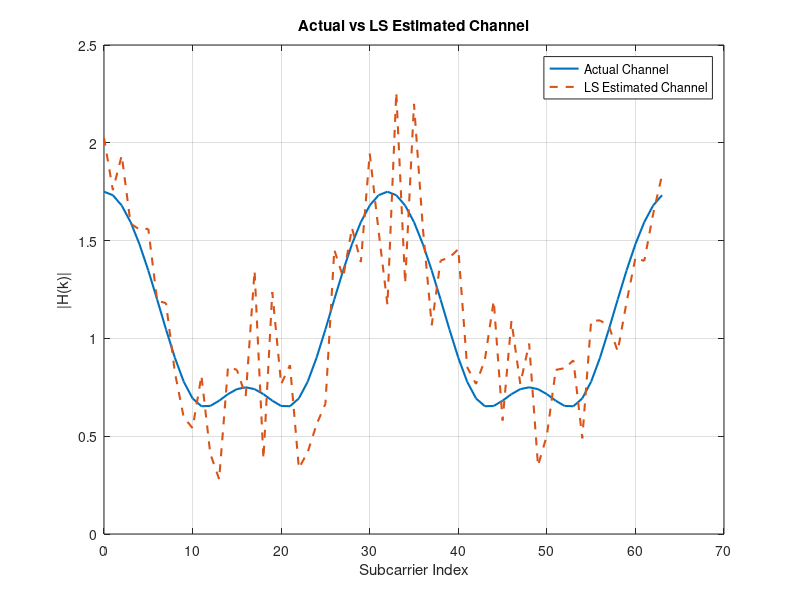
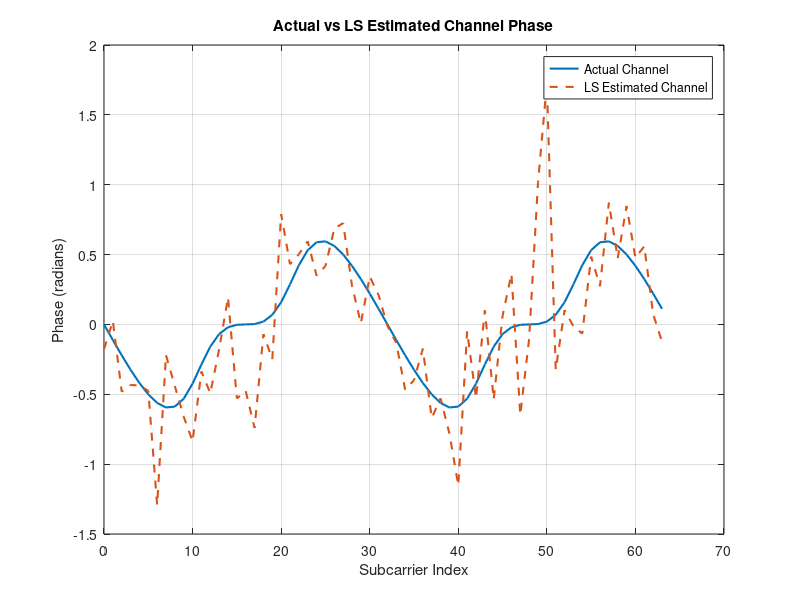
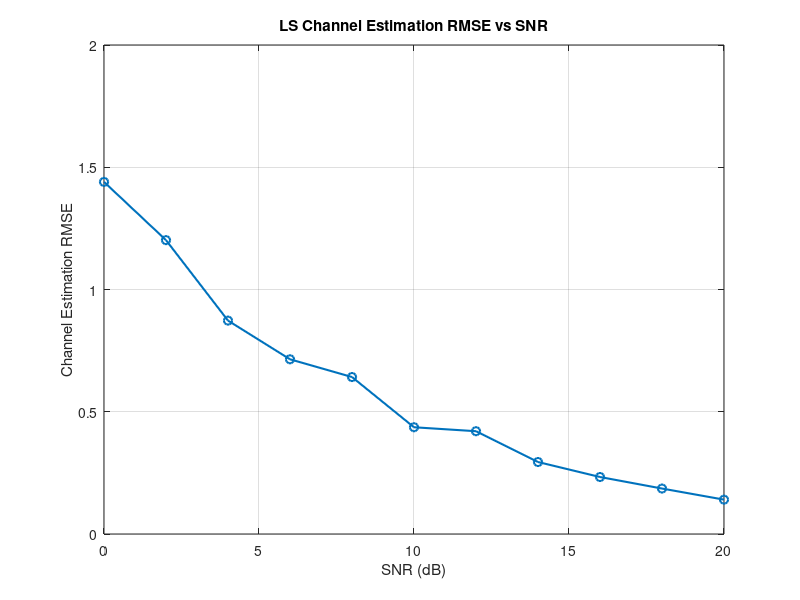
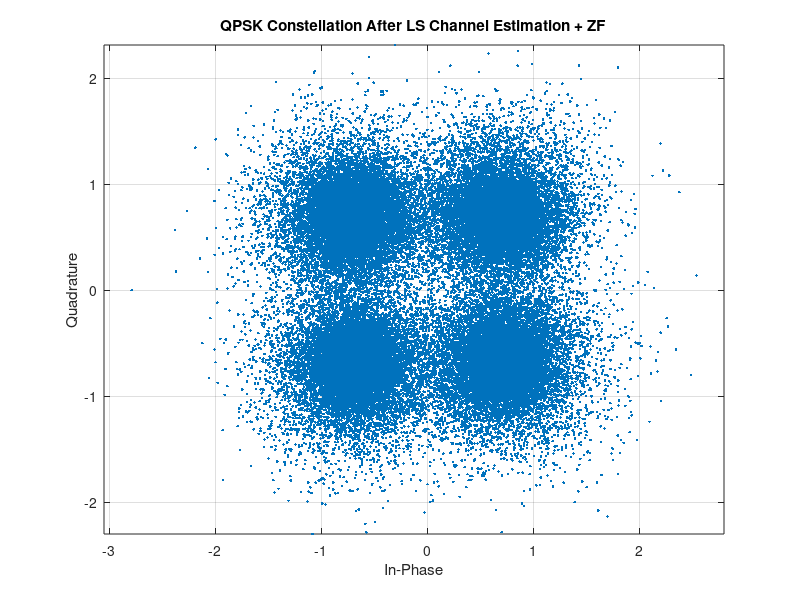

These charts were generated, in order, by the following MATLAB code:
%% STEP 17 - ADVANCED CHANNEL ESTIMATION
% LS Channel Estimation using OFDM Pilot

clear;
clc;
close all;

%% Step 17.1 - System Parameters

Nfft = 64;
cpLength = 16;

M = 4;
bitsPerSymbol = log2(M);

snrTest = 10;
pathDelays = [0 2 4];
pathGains  = [1.00 0.50 0.25];

fprintf('\n============================================\n');
fprintf('       STEP 17: ADVANCED CHANNEL ESTIMATION\n');
fprintf('============================================\n');

fprintf('FFT Size              : %d\n', Nfft);
fprintf('Cyclic Prefix         : %d samples\n', cpLength);
fprintf('Modulation            : QPSK\n');
fprintf('Test SNR              : %d dB\n', snrTest);

%% Step 17.2 - Generate Pilot Symbols

pilotSymbolIndices = (0:Nfft-1).';

pilotSymbols = pskmod( ...
    mod(pilotSymbolIndices,M), ...
    M, ...
    pi/4);

fprintf('\nPilot symbols generated: %d\n', length(pilotSymbols));

%% Step 17.3 - OFDM Pilot Generation

pilotIFFT = ifft(pilotSymbols,Nfft);

pilotWithCP = [
    pilotIFFT(end-cpLength+1:end);
    pilotIFFT
];

fprintf('Pilot OFDM samples     : %d\n', length(pilotWithCP));

%% Step 17.4 - Multipath Channel

channelImpulseResponse = zeros(max(pathDelays)+1,1);

for p = 1:length(pathDelays)

    channelImpulseResponse(pathDelays(p)+1) = ...
        pathGains(p);

end

channelFrequencyResponse = ...
    fft(channelImpulseResponse,Nfft);

fprintf('\nChannel Path Delays     : ');
fprintf('%d ',pathDelays);
fprintf('samples\n');

fprintf('Channel Path Gains      : ');
fprintf('%.2f ',pathGains);
fprintf('\n');

%% Step 17.5 - Pass Pilot Through Channel

rxPilotMultipath = ...
    filter(channelImpulseResponse,1,pilotWithCP);

rxPilotNoisy = ...
    awgn(rxPilotMultipath,snrTest,'measured');

%% Step 17.6 - Remove Cyclic Prefix

rxPilotNoCP = ...
    rxPilotNoisy(cpLength+1:end);

%% Step 17.7 - FFT of Received Pilot

receivedPilotFrequency = ...
    fft(rxPilotNoCP,Nfft);

%% Step 17.8 - LS Channel Estimation

estimatedChannelLS = ...
    receivedPilotFrequency ./ pilotSymbols;

fprintf('\n===== LS CHANNEL ESTIMATION =====\n');

fprintf('Estimation Method      : Least Squares (LS)\n');
fprintf('Received Pilot Size    : %d\n', ...
    length(receivedPilotFrequency));

fprintf('Estimated Channel Size : %d\n', ...
    length(estimatedChannelLS));

%% Step 17.9 - Channel Estimation Error

channelEstimationError = ...
    estimatedChannelLS - channelFrequencyResponse;

rmseChannel = sqrt( ...
    mean(abs(channelEstimationError).^2));

fprintf('\nChannel Estimation RMSE : %.6f\n', ...
    rmseChannel);

%% Step 17.10 - Plot Actual vs Estimated Channel

figure;

plot( ...
    0:Nfft-1, ...
    abs(channelFrequencyResponse), ...
    'LineWidth',1.5);

hold on;

plot( ...
    0:Nfft-1, ...
    abs(estimatedChannelLS), ...
    '--', ...
    'LineWidth',1.5);

grid on;

xlabel('Subcarrier Index');
ylabel('|H(k)|');

title('Actual vs LS Estimated Channel');

legend( ...
    'Actual Channel', ...
    'LS Estimated Channel');

%% Step 17.11 - Phase Comparison

figure;

plot( ...
    0:Nfft-1, ...
    angle(channelFrequencyResponse), ...
    'LineWidth',1.5);

hold on;

plot( ...
    0:Nfft-1, ...
    angle(estimatedChannelLS), ...
    '--', ...
    'LineWidth',1.5);

grid on;

xlabel('Subcarrier Index');
ylabel('Phase (radians)');

title('Actual vs LS Estimated Channel Phase');

legend( ...
    'Actual Channel', ...
    'LS Estimated Channel');

fprintf('\n============================================\n');
fprintf('       STEP 17.1 COMPLETED\n');
fprintf('============================================\n');
%% Step 17.2 - LS Channel Estimation RMSE vs SNR

fprintf('\n===== STEP 17.2: LS RMSE vs SNR =====\n');

snrRange = 0:2:20;

rmseLS = zeros(length(snrRange),1);

for s = 1:length(snrRange)

    currentSNR = snrRange(s);

    % Pass pilot through multipath channel
    rxPilotMultipath = ...
        filter(channelImpulseResponse,1,pilotWithCP);

    % Add AWGN
    rxPilotNoisy = ...
        awgn(rxPilotMultipath,currentSNR,'measured');

    % Remove cyclic prefix
    rxPilotNoCP = ...
        rxPilotNoisy(cpLength+1:end);

    % FFT
    receivedPilotFrequency = ...
        fft(rxPilotNoCP,Nfft);

    % LS channel estimation
    estimatedChannelLS = ...
        receivedPilotFrequency ./ pilotSymbols;

    % Estimation error
    channelEstimationError = ...
        estimatedChannelLS - channelFrequencyResponse;

    % RMSE
    rmseLS(s) = sqrt( ...
        mean(abs(channelEstimationError).^2));

    fprintf( ...
        'SNR = %2d dB   LS Channel RMSE = %.6f\n', ...
        currentSNR, ...
        rmseLS(s));

end

%% Plot LS Channel Estimation RMSE

figure;

plot( ...
    snrRange, ...
    rmseLS, ...
    '-o', ...
    'LineWidth',1.5);

grid on;

xlabel('SNR (dB)');
ylabel('Channel Estimation RMSE');

title('LS Channel Estimation RMSE vs SNR');

fprintf('\nLS RMSE vs SNR graph generated successfully.\n');
%% Step 17.3 - LS Channel Estimation Based Data Equalization

fprintf('\n===== STEP 17.3: LS-BASED DATA EQUALIZATION =====\n');

%% Generate Random Data

numOFDMSymbols = 1000;

numQPSKSymbols = Nfft * numOFDMSymbols;

numBits = numQPSKSymbols * bitsPerSymbol;

rng(400);

txBits = randi([0 1],numBits,1);

txSymbolIndices = ...
    bi2de(reshape(txBits,bitsPerSymbol,[]).','left-msb');

txQPSK = ...
    pskmod(txSymbolIndices,M,pi/4);

%% OFDM Modulation

txDataMatrix = ...
    reshape(txQPSK,Nfft,numOFDMSymbols);

txIFFT = ...
    ifft(txDataMatrix,Nfft,1);

txWithCP = [
    txIFFT(end-cpLength+1:end,:);
    txIFFT
];

txDataFrame = txWithCP(:);

%% Transmit Through Multipath Channel

rxDataMultipath = ...
    filter(channelImpulseResponse,1,txDataFrame);

%% Add AWGN

rxDataNoisy = ...
    awgn(rxDataMultipath,snrTest,'measured');

%% Receiver Reshape

rxDataMatrix = ...
    reshape(rxDataNoisy,Nfft+cpLength,numOFDMSymbols);

%% Remove Cyclic Prefix

rxDataNoCP = ...
    rxDataMatrix(cpLength+1:end,:);

%% FFT

rxDataFFT = ...
    fft(rxDataNoCP,Nfft,1);

%% LS Channel Estimation

% Reuse the LS channel estimated from the pilot

estimatedChannel = estimatedChannelLS;

%% ZF Equalization Using LS Estimate

rxEqualizedLS = zeros(size(rxDataFFT));

for k = 1:Nfft

    rxEqualizedLS(k,:) = ...
        rxDataFFT(k,:) ./ estimatedChannel(k);

end

%% Serialize Equalized Symbols

rxEqualizedSerial = ...
    rxEqualizedLS(:);

%% QPSK Demodulation

rxSymbolIndices = ...
    pskdemod(rxEqualizedSerial,M,pi/4);

%% Convert Symbols to Bits

rxBitsMatrix = ...
    de2bi(rxSymbolIndices,bitsPerSymbol,'left-msb');

rxBits = ...
    reshape(rxBitsMatrix.',[],1);

%% BER Calculation

bitErrorsLS = ...
    sum(txBits ~= rxBits);

berLS = ...
    bitErrorsLS / numBits;

fprintf('\n===== LS-BASED DATA RESULT =====\n');

fprintf('Test SNR              : %d dB\n',snrTest);

fprintf('Equalizer             : Zero-Forcing (ZF)\n');

fprintf('Channel Estimation    : Least Squares (LS)\n');

fprintf('Bit Errors            : %d\n',bitErrorsLS);

fprintf('Total Bits            : %d\n',numBits);

fprintf('BER                   : %.8f\n',berLS);

%% LS Equalized Constellation

figure;

plot( ...
    real(rxEqualizedSerial), ...
    imag(rxEqualizedSerial), ...
    '.');

grid on;

xlabel('In-Phase');

ylabel('Quadrature');

title('QPSK Constellation After LS Channel Estimation + ZF');

axis equal;

fprintf('\nLS-based equalization completed successfully.\n');
%% Step 17.4 - Known Channel ZF vs LS Estimated Channel ZF

fprintf('\n===== STEP 17.4: KNOWN CHANNEL vs LS CHANNEL =====\n');

snrRange = 0:2:20;

berKnownZF = zeros(length(snrRange),1);
berLSZF = zeros(length(snrRange),1);

for s = 1:length(snrRange)

    currentSNR = snrRange(s);

    %% Common received data

    rxDataMultipath = ...
        filter(channelImpulseResponse,1,txDataFrame);

    rxDataNoisy = ...
        awgn(rxDataMultipath,currentSNR,'measured');

    rxDataMatrix = ...
        reshape(rxDataNoisy,Nfft+cpLength,numOFDMSymbols);

    rxDataNoCP = ...
        rxDataMatrix(cpLength+1:end,:);

    rxDataFFT = ...
        fft(rxDataNoCP,Nfft,1);

    %% Generate received pilot

    rxPilotMultipath = ...
        filter(channelImpulseResponse,1,pilotWithCP);

    rxPilotNoisy = ...
        awgn(rxPilotMultipath,currentSNR,'measured');

    rxPilotNoCP = ...
        rxPilotNoisy(cpLength+1:end);

    receivedPilotFrequency = ...
        fft(rxPilotNoCP,Nfft);

    %% LS Channel Estimation

    estimatedChannelLS = ...
        receivedPilotFrequency ./ pilotSymbols;

    %% Known Channel ZF

    rxKnownZF = zeros(size(rxDataFFT));

    for k = 1:Nfft

        rxKnownZF(k,:) = ...
            rxDataFFT(k,:) ./ channelFrequencyResponse(k);

    end

    %% LS Estimated Channel ZF

    rxLSZF = zeros(size(rxDataFFT));

    for k = 1:Nfft

        rxLSZF(k,:) = ...
            rxDataFFT(k,:) ./ estimatedChannelLS(k);

    end

    %% Known Channel Demodulation

    rxKnownSerial = rxKnownZF(:);

    rxKnownSymbols = ...
        pskdemod(rxKnownSerial,M,pi/4);

    rxKnownBitsMatrix = ...
        de2bi(rxKnownSymbols,bitsPerSymbol,'left-msb');

    rxKnownBits = ...
        reshape(rxKnownBitsMatrix.',[],1);

    %% LS Channel Demodulation

    rxLSSerial = rxLSZF(:);

    rxLSSymbols = ...
        pskdemod(rxLSSerial,M,pi/4);

    rxLSBitsMatrix = ...
        de2bi(rxLSSymbols,bitsPerSymbol,'left-msb');

    rxLSBits = ...
        reshape(rxLSBitsMatrix.',[],1);

    %% BER

    berKnownZF(s) = ...
        sum(txBits ~= rxKnownBits) / numBits;

    berLSZF(s) = ...
        sum(txBits ~= rxLSBits) / numBits;

    fprintf( ...
        'SNR = %2d dB   Known ZF BER = %.8f   LS-ZF BER = %.8f\n', ...
        currentSNR, ...
        berKnownZF(s), ...
        berLSZF(s));

end

%% Plot Comparison

figure;

semilogy( ...
    snrRange, ...
    berKnownZF, ...
    '-o', ...
    'LineWidth',1.5);

hold on;

semilogy( ...
    snrRange, ...
    berLSZF, ...
    '-s', ...
    'LineWidth',1.5);

grid on;

xlabel('SNR (dB)');
ylabel('BER');

title('Known Channel ZF vs LS Estimated Channel ZF');

legend( ...
    'Known Channel ZF', ...
    'LS Estimated Channel ZF', ...
    'Location','southwest');

fprintf('\nKnown Channel ZF vs LS-ZF graph generated successfully.\n');
%% Step 17.5 - Final Step 17 Summary

fprintf('\n============================================\n');
fprintf('      STEP 17: ADVANCED CHANNEL ESTIMATION\n');
fprintf('============================================\n');

fprintf('FFT Size              : %d\n',Nfft);
fprintf('Cyclic Prefix         : %d samples\n',cpLength);
fprintf('Modulation            : QPSK\n');
fprintf('Channel               : Multipath + AWGN\n');
fprintf('Path Delays           : ');
fprintf('%d ',pathDelays);
fprintf('samples\n');

fprintf('\nLS Channel Estimation\n');
fprintf('Test SNR              : %d dB\n',snrTest);
fprintf('Channel RMSE          : %.6f\n',rmseChannel);

fprintf('\nLS-Based ZF Receiver\n');
fprintf('Bit Errors            : %d\n',bitErrorsLS);
fprintf('Total Bits            : %d\n',numBits);
fprintf('BER                   : %.8f\n',berLS);

fprintf('\n============================================\n');
fprintf('       STEP 17 COMPLETED SUCCESSFULLY\n');
fprintf('============================================\n');
